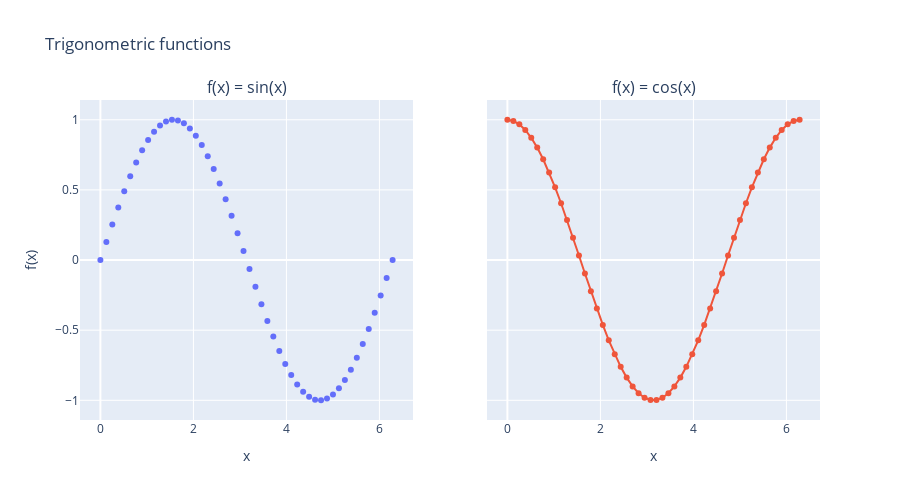

Write notebook code for a chart like this one.
### Code cell
# You can .update_traces only in a particular row and/or col
fig.update_traces(
    col=1,
    mode='markers',
)
